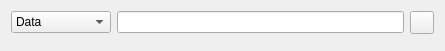
<?xml version="1.0" encoding="UTF-8"?>
<ui version="4.0">
 <class>Dialog</class>
 <widget class="QDialog" name="Dialog">
  <property name="geometry">
   <rect>
    <x>0</x>
    <y>0</y>
    <width>445</width>
    <height>48</height>
   </rect>
  </property>
  <property name="windowTitle">
   <string>Dialog</string>
  </property>
  <property name="windowIcon">
   <iconset resource="icon/res.qrc">
    <normaloff>:/find/search.png</normaloff>:/find/search.png</iconset>
  </property>
  <layout class="QGridLayout" name="gridLayout_2">
   <item row="0" column="0">
    <layout class="QGridLayout" name="gridLayout">
     <item row="0" column="0">
      <widget class="QComboBox" name="cb_searchType">
       <property name="minimumSize">
        <size>
         <width>100</width>
         <height>0</height>
        </size>
       </property>
       <property name="currentIndex">
        <number>1</number>
       </property>
       <item>
        <property name="text">
         <string>Step</string>
        </property>
       </item>
       <item>
        <property name="text">
         <string>Data</string>
        </property>
       </item>
      </widget>
     </item>
     <item row="0" column="2">
      <widget class="QToolButton" name="btn_find">
       <property name="text">
        <string/>
       </property>
       <property name="icon">
        <iconset resource="icon/res.qrc">
         <normaloff>:/find/search.png</normaloff>:/find/search.png</iconset>
       </property>
      </widget>
     </item>
     <item row="0" column="1">
      <widget class="QLineEdit" name="edt_searchText">
       <property name="clearButtonEnabled">
        <bool>true</bool>
       </property>
      </widget>
     </item>
    </layout>
   </item>
   <item row="1" column="0">
    <widget class="QDialogButtonBox" name="buttonBox">
     <property name="orientation">
      <enum>Qt::Horizontal</enum>
     </property>
     <property name="standardButtons">
      <set>QDialogButtonBox::NoButton</set>
     </property>
    </widget>
   </item>
  </layout>
 </widget>
 <tabstops>
  <tabstop>edt_searchText</tabstop>
  <tabstop>btn_find</tabstop>
  <tabstop>cb_searchType</tabstop>
 </tabstops>
 <resources>
  <include location="icon/res.qrc"/>
 </resources>
 <connections>
  <connection>
   <sender>buttonBox</sender>
   <signal>accepted()</signal>
   <receiver>Dialog</receiver>
   <slot>accept()</slot>
   <hints>
    <hint type="sourcelabel">
     <x>257</x>
     <y>38</y>
    </hint>
    <hint type="destinationlabel">
     <x>157</x>
     <y>47</y>
    </hint>
   </hints>
  </connection>
  <connection>
   <sender>buttonBox</sender>
   <signal>rejected()</signal>
   <receiver>Dialog</receiver>
   <slot>reject()</slot>
   <hints>
    <hint type="sourcelabel">
     <x>325</x>
     <y>38</y>
    </hint>
    <hint type="destinationlabel">
     <x>286</x>
     <y>47</y>
    </hint>
   </hints>
  </connection>
  <connection>
   <sender>edt_searchText</sender>
   <signal>returnPressed()</signal>
   <receiver>btn_find</receiver>
   <slot>click()</slot>
   <hints>
    <hint type="sourcelabel">
     <x>305</x>
     <y>17</y>
    </hint>
    <hint type="destinationlabel">
     <x>426</x>
     <y>19</y>
    </hint>
   </hints>
  </connection>
 </connections>
</ui>
